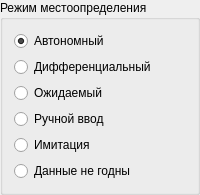
           <widget class="QGroupBox" name="groupBox">
            <property name="title">
             <string>Режим местоопределения</string>
            </property>
            <layout class="QVBoxLayout" name="verticalLayout_2">
             <item>
              <widget class="QRadioButton" name="AUTO">
               <property name="text">
                <string>Автономный</string>
               </property>
               <property name="checked">
                <bool>true</bool>
               </property>
              </widget>
             </item>
             <item>
              <widget class="QRadioButton" name="DIFF">
               <property name="text">
                <string>Дифференциальный</string>
               </property>
               <property name="checked">
                <bool>false</bool>
               </property>
              </widget>
             </item>
             <item>
              <widget class="QRadioButton" name="WAIT">
               <property name="text">
                <string>Ожидаемый</string>
               </property>
              </widget>
             </item>
             <item>
              <widget class="QRadioButton" name="MANUAL">
               <property name="text">
                <string>Ручной ввод</string>
               </property>
               <property name="checked">
                <bool>false</bool>
               </property>
              </widget>
             </item>
             <item>
              <widget class="QRadioButton" name="IMITATION">
               <property name="text">
                <string>Имитация</string>
               </property>
               <property name="checked">
                <bool>false</bool>
               </property>
              </widget>
             </item>
             <item>
              <widget class="QRadioButton" name="INVALID">
               <property name="text">
                <string>Данные не годны</string>
               </property>
               <property name="checked">
                <bool>false</bool>
               </property>
              </widget>
             </item>
            </layout>
           </widget>
